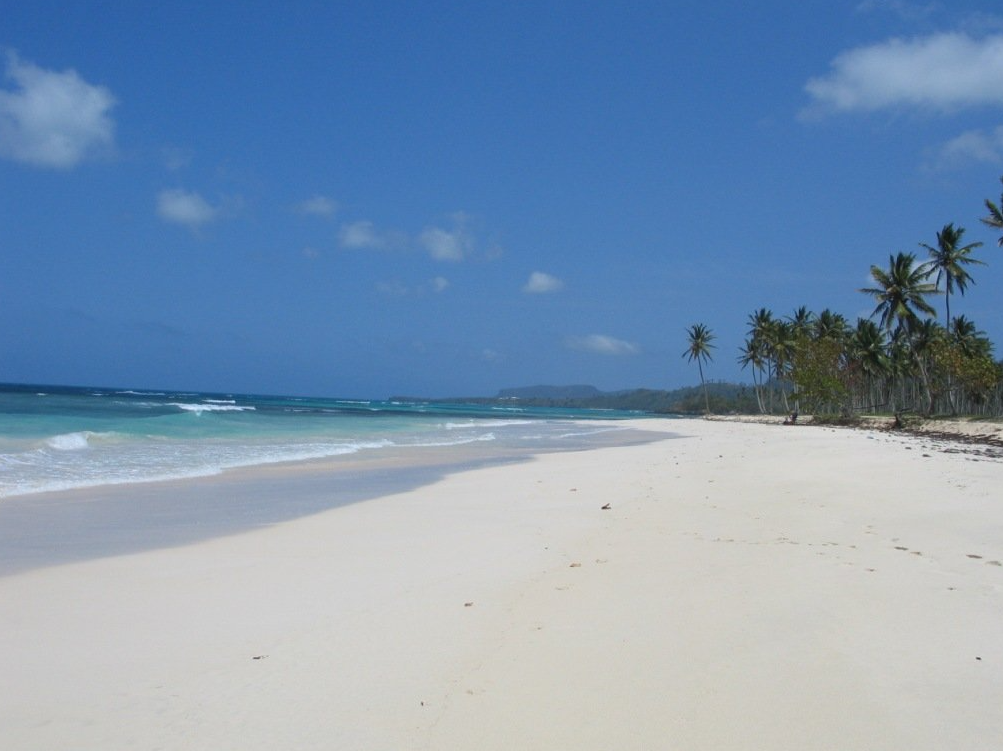
#> input picture 05-generalizations-for-higher-dimensions/e03-grayscale-images/002.png, 1003 x 751 px
$ python main.py
#> lines starting #> are read from the running program, lines starting #| are printed output that depends on the picture
### 05-generalizations-for-higher-dimensions/e03-grayscale-images/vector_image.py
from PIL import Image
from vector import Vector
from abc import abstractmethod

class ImageVector(Vector):

    # [6 lines left out: function size, not called in this run]

    def __init__(self, input):
        """The constructor accepts the path of an image file, which will get resized
        to the given size, and converted to a list of pixels, with each pixel being a
        triple (r, g, b).

        The constructor also accepts directly a list of pixels as a fallback when
        opening the image file fails.
        """
#> called with input = './002.png'
        try:
            img = Image.open(input).resize(self.__class__.size())
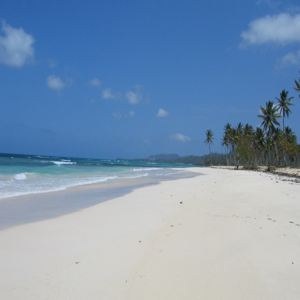
#> img: PIL image 300x300 RGBA; mean R, G, B, A 125.6, 151.2, 179.5, 255
            if img.mode != 'RGB':
                rgb_img = img.convert('RGB')
#> the loop in to_lowres_grayscale, `for (n, p) in enumerate(img.pixels):` made 90000 passes
#> p on passes 1 to 3: (47, 95, 165), (46, 93, 164), (47, 94, 166)
#> after the loop in to_lowres_grayscale, `for (n, p) in enumerate(img.pixels):`: matrix = 30 items
            self.pixels = rgb_img.getdata()
        except:
            self.pixels = input

    def image(self):
        """Prepares a PIL image, in RGB format with the given size and reconstruct
        the image from the pixels stored in the object
        """
        # create a blank image
        img = Image.new('RGB', self.__class__.size())
#> img: PIL image 300x300 RGB; every value is 0

        # in the constructor we use PIL methods, here we're doing it manually
        # inspecting if the pixel data contains more than 3 channels
        if len(self.pixels) > 0:
            pixel_data_contains_alpha_channel = len(self.pixels[0]) == 4
#> pixel_data_contains_alpha_channel = False

        rgb_pixel_data = [(int(r), int(g), int(b)) for r, g, b, _ in self.pixels] if pixel_data_contains_alpha_channel else [(int(r), int(g), int(b)) for r, g, b in self.pixels]
#> rgb_pixel_data = 90000 items

        # put the pixel data into it
        img.putdata(rgb_pixel_data)
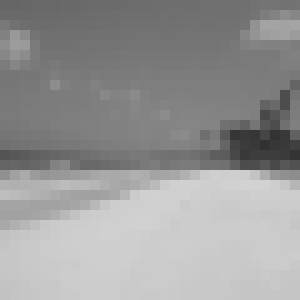
#> img: PIL image 300x300 RGB; min 49, max 210, mean 151.6
        return img

    # [30 lines left out: functions add, scale, zero, _repr_png_, not called in this run]

### 05-generalizations-for-higher-dimensions/e03-grayscale-images/vector_image_300x300.py
from vector_image import ImageVector

class ImageVector_300x300(ImageVector):

    @classmethod
    def size(cls):
        """Returns a tuple with the size of this image (width, height)
        """
        return (300, 300)

### 05-generalizations-for-higher-dimensions/e03-grayscale-images/main.py
from vector_image_300x300 import ImageVector_300x300
# [11 lines of commented-out code are left out]
def get_ImageVector_300x300_from_grayscale_30x30(grayscale_30x30_pixels):
    width, height = ImageVector_300x300.size()
    pixels_300 = []
    for pixel_position in range(0, width * height):
        x = pixel_position % width
        y = pixel_position // width
        x_30 = x // 10
        y_30 = y // 10
        pixel_pos_30 = x_30 + (y_30 * 30)
        brightness = grayscale_30x30_pixels[pixel_pos_30]
        pixels_300.append((brightness, brightness, brightness))
    return ImageVector_300x300(pixels_300)

# let's test it

# grayscale_30x30_pixels = [i % 256 for i in range(0, 30 * 30)]
# get_ImageVector_300x300_from_grayscale_30x30(grayscale_30x30_pixels).image().show()


# this one only works for first row
def to_grayscale_30x30(image_300x300):
    width = 30
    height = 30
    grayscale_pixels = []
    for pixel_position in range(0, width * height):
        x_init = (pixel_position * 10) % 300
        x_end = x_init + 9
        y_init = (pixel_position // 30) * 10
        y_end = y_init + 9
        sum_rgb = 0
        for y in range(y_init, y_end + 1):
            for x in range(x_init, x_end + 1):
                pos_300 = x + (y * 300)
                r, g, b = image_300x300.pixels[pos_300]
                sum_rgb += (r + g + b)
        brightness = sum_rgb // (10 * 10 * 3)
        grayscale_pixels.append(brightness)
    return grayscale_pixels


beach = ImageVector_300x300('./002.png')

# get_ImageVector_300x300_from_grayscale_30x30(to_grayscale_30x30(beach)).image().show()

image_size = (300, 300)
total_pixels = image_size[0] * image_size[1]
square_count = 30
square_width = 10

def ij(n):
    return (n // image_size[0], n % image_size[1])

def to_lowres_grayscale(img):
    matrix = [
        [0 for i in range(0, square_count)] for j in range(0, square_count)
    ]
    for (n, p) in enumerate(img.pixels):
        i, j = ij(n)
        weight = 1.0 / (3 * square_width * square_width)
        matrix[i // square_width][j // square_width] += (sum(p) * weight)
    return matrix

def from_lowres_grayscale(matrix):
    def lowres(pixels, ij):
        i, j = ij
        return pixels[i // square_width][j // square_width]
    def make_highres():
        triple = lambda x: (x, x, x)
        return ImageVector_300x300([triple(lowres(matrix, ij(n))) for n in range(0, total_pixels)])

    return make_highres()

# [8 lines of commented-out code are left out]

from_lowres_grayscale(to_lowres_grayscale(beach)).image().show()
